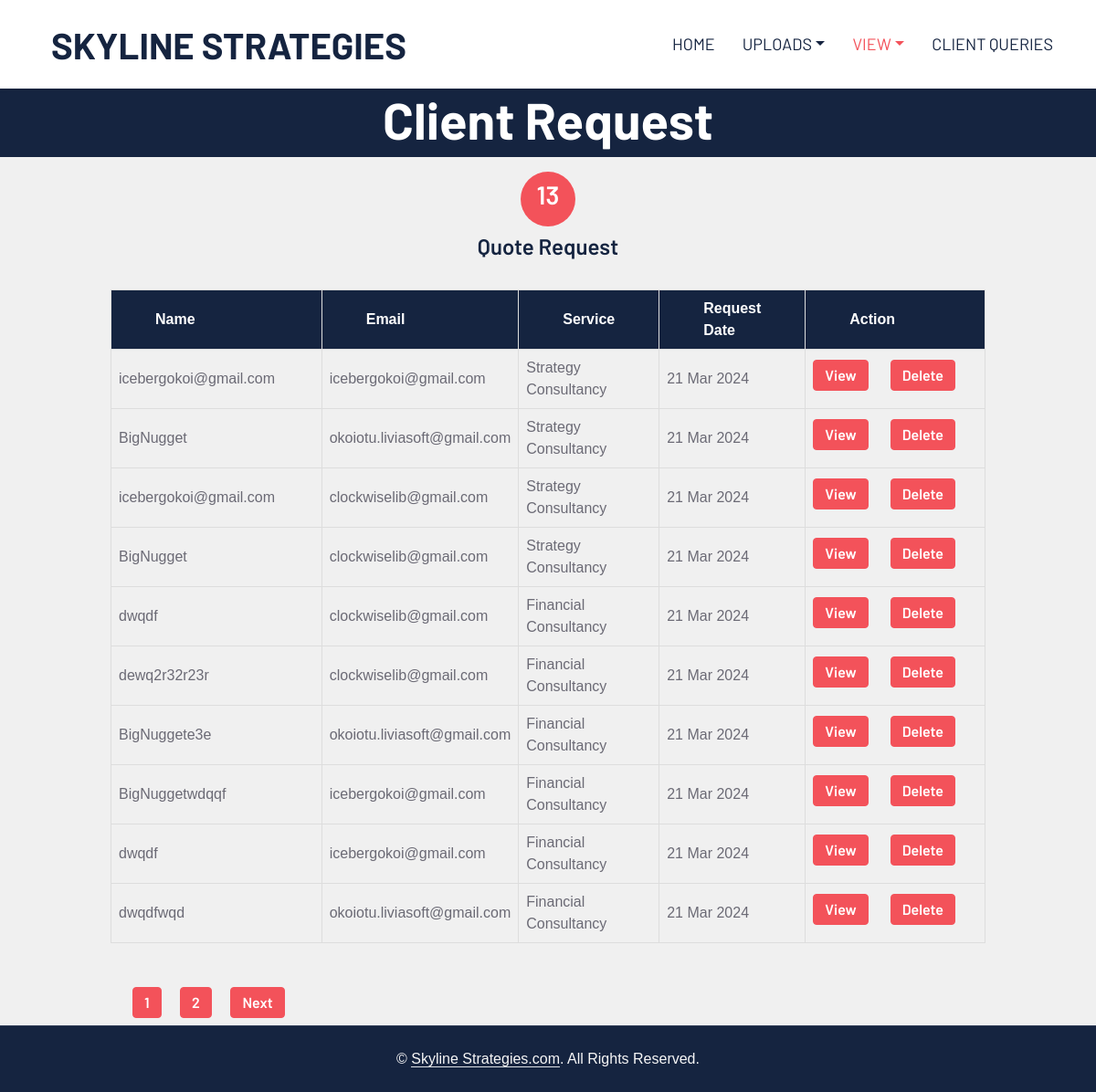
The page /admin/viewclientrequest.php on the database its author committed.
### tables this page shows
CREATE TABLE `quotes` (
  `quote_id` int(11) NOT NULL,
  `username` varchar(255) DEFAULT NULL,
  `email` varchar(255) DEFAULT NULL,
  `services` text DEFAULT NULL,
  `date` date NOT NULL DEFAULT current_timestamp()
);

### admin/include/viewclientrequest_inc.php (called while the page is built, shortened)
<?php
require_once "include/dbcon_inc.php";
try {
    $query = "SELECT * FROM quotes";
    $stmt = $pdo->query($query);
    $posts = $stmt->fetchAll(PDO::FETCH_ASSOC);
} catch (PDOException $m) {
    die("Query failed: " . $m->getMessage());
}
?>

### admin/viewclientrequest.php (the view, shortened to what this page needs)
<?php
require_once "include/viewclientrequest_inc.php";
?>
<!DOCTYPE html>
<html lang="en">
<head>
    <link href="https://cdnjs.cloudflare.com/ajax/libs/font-awesome/5.10.0/css/all.min.css" rel="stylesheet">
    <link href="https://cdn.jsdelivr.net/npm/bootstrap-icons@1.4.1/font/bootstrap-icons.css" rel="stylesheet">
    <link href="lib/owlcarousel/assets/owl.carousel.min.css" rel="stylesheet">
    <link href="css/bootstrap.min.css" rel="stylesheet">
    <link href="css/style.css" rel="stylesheet">
</head>
<body>
    <nav class="navbar navbar-expand-lg bg-white navbar-light shadow-sm px-5 py-3 py-lg-0">
        <a href="glory.php" class="navbar-brand p-0">
        <h1 class="m-0 text-uppercase"><i class="me-2"></i>skyline Strategies</h1>
        </a>
        <div class="collapse navbar-collapse" id="navbarCollapse">
            <div class="navbar-nav ms-auto py-0 me-n3">
                <a href="glory.php" class="nav-item nav-link ">Home</a>
                <div class="nav-item dropdown">
                    <a href="#" class="nav-link dropdown-toggle" data-bs-toggle="dropdown">Uploads</a>
                </div>
                <div class="nav-item dropdown">
                    <a href="#" class="nav-link dropdown-toggle active" data-bs-toggle="dropdown">View</a>
                </div>
                <a href="clientquery.php" class="nav-item nav-link ">Client Queries</a>
            </div>
        </div>
    </nav>
    <div class="container-fluid bg-dark">
        <div class="row">
            <div class="col-12 text-center">
                <h1 class="display-4 text-white">Client Request</h1>
            </div>
        </div>
    </div>
    <div class="container-fluid py-3 px-4">
        <div class="row g-5">
            <div class="col-12 text-center">
                <div class="d-flex align-items-center justify-content-center bg-primary text-white rounded-circle mb-2" style="width: 60px; height: 60px; margin: auto;">
                    <?php
                    $dsn = "mysql:host=localhost;dbname=skyline";
                    $dbusername = "root";
                    $dbpassword = "";
                    try {
                        $pdo = new PDO($dsn, $dbusername, $dbpassword);
                        $pdo->setAttribute(PDO::ATTR_ERRMODE, PDO::ERRMODE_EXCEPTION);
                    } catch (PDOException $e) {
                        echo "Connection failed: " . htmlspecialchars($e->getMessage());
                        exit;
                    }
                    try {
                        $stmt = $pdo->prepare("SELECT COUNT(*) AS request_count FROM quotes");
                        $stmt->execute();
                        $request_count = $stmt->fetchColumn();
                        echo '<h3 class="text-white">' . htmlspecialchars($request_count) . '</h3>';
                    } catch (PDOException $e) {
                        echo "Error: " . htmlspecialchars($e->getMessage());
                    }
                    ?>
                </div>
                <div>
                <h4>Quote Request</h4>
                </div>
            </div>
        </div>
    </div>
    <div class="row">
        <div class="col-lg-9 py-2 px-1 mx-auto">
            <div>
                <?php
                    $records_per_page = 10;
                    $total_records = count($posts);
                    $total_pages = ceil($total_records / $records_per_page);
                    $current_page = isset($_GET['page']) ? $_GET['page'] : 1;
                    $start_glory = ($current_page - 1) * $records_per_page;
                    $subset_posts = array_slice($posts, $start_glory, $records_per_page);
                ?>
                <form action="include/viewclientrequest_inc.php" method="post" class="row g-5">
                    <table>
                        <tr>
                            <th class="container-fluid bg-dark text-white">Name</th>
                            <th class="container-fluid bg-dark text-white">Email</th>
                            <th class="container-fluid bg-dark text-white">Service</th>
                            <th class="container-fluid bg-dark text-white">Request Date</th>
                            <th class="container-fluid bg-dark text-white">Action</th>
                        </tr>
                        <?php
                            foreach ($subset_posts as $m) {
                            ?>
                            <tr>
                                <td><?php echo $m['username']; ?></td>
                                <td><?php echo $m['email']; ?></td>
                                <td><?php echo $m['services']; ?></td>
                                <td><?php echo date('j M Y', strtotime($m['date'])); ?></td>
                                <td>
                                    <div class="d-flex mb-2">
                                        <a href="editpost.php?post_id=<?php echo $e['post_id']; ?>" class="btn btn-primary w-20 py-1 me-4 edit-btn" name="view_id">View</a>
                                        <button class="btn btn-primary w-20 py-1 me-4" type="submit" name="delete_id" value="<?php echo $e['post_id']; ?>">Delete</button>
                                    </div>
                                </td>
                            </tr>
                        <?php
                        }
                        ?>
                    </table>
                    <div clas="">
                        <?php if ($total_pages > 1): ?>
                            <div>
                                <?php for ($i = 1; $i <= $total_pages; $i++): ?>
                                    <?php if ($i == $current_page): ?>
                                        <span><button class="btn btn-primary w-20 py-1 me-3" type="button"><?php echo $i;?></button></span>
                                    <?php else: ?>
                                        <a href="?page=<?php echo $i; ?>"><button class="btn btn-primary w-20 py-1 me-3" type="button"><?php echo $i; ?></button></a>
                                    <?php endif; ?>
                                <?php endfor; ?>
                                <?php if ($current_page < $total_pages): ?>
                                    <a href="?page=<?php echo $current_page + 1; ?>"><button class="btn btn-primary w-20 py-1 me-3" type="button">Next</button></a>
                                <?php endif; ?>
                            </div>
                        <?php endif; ?>
                    </div>
                </form>
            </div>
        </div>
    </div>
    <div class="container-fluid bg-dark text-secondary text-center border-top py-4 px-5" style="border-color: rgba(256, 256, 256, .1) !important;">
        <p class="m-0">&copy; <a class="text-secondary border-bottom" href="glory.php">Skyline Strategies.com</a>. All Rights Reserved.
    </div>
</body>
</html>

### admin/css/style.css (style rules this page uses)
:root { --primary: #F3525A; --secondary: #F6F6F6; --light: #FFFFFF; --dark: #152440; }
h1, h2, .font-weight-bold { font-weight: 700 !important; }
h3, h4, .font-weight-semi-bold { font-weight: 600 !important; }
.btn { font-family: 'Barlow', sans-serif; font-weight: 600; transition: .5s; }
.btn-primary { color: #FFFFFF; }
.navbar-light .navbar-nav .nav-link { font-family: 'Barlow', sans-serif; padding: 35px 15px; font-size: 18px; text-transform: uppercase; color: var(--dark); outline: none; transition: .5s; }
.navbar-light .navbar-nav .nav-link:hover, .navbar-light .navbar-nav .nav-link.active { color: var(--primary); }

### admin/viewclientrequest.php (style rules this page uses)
body { font-family: Arial, sans-serif; background-color: #f0f0f0; margin: 0; padding: 0; }
h1 { text-align: center; }
table { width: 100%; border-collapse: collapse; margin-top: 20px; }
th, td { border: 1px solid #ddd; padding: 8px; text-align: left; }

### rows shown on the page
quotes: username "icebergokoi@gmail.com", email "icebergokoi@gmail.com", services "Strategy Consultancy", date "21 Mar 2024"
quotes: username "BigNugget", email "okoiotu.liviasoft@gmail.com", services "Strategy Consultancy", date "21 Mar 2024"
quotes: username "icebergokoi@gmail.com", email "clockwiselib@gmail.com", services "Strategy Consultancy", date "21 Mar 2024"
quotes: username "BigNugget", email "clockwiselib@gmail.com", services "Strategy Consultancy", date "21 Mar 2024"
quotes: username "dwqdf", email "clockwiselib@gmail.com", services "Financial Consultancy", date "21 Mar 2024"
quotes: username "dewq2r32r23r", email "clockwiselib@gmail.com", services "Financial Consultancy", date "21 Mar 2024"
quotes: username "BigNuggete3e", email "okoiotu.liviasoft@gmail.com", services "Financial Consultancy", date "21 Mar 2024"
quotes: username "BigNuggetwdqqf", email "icebergokoi@gmail.com", services "Financial Consultancy", date "21 Mar 2024"
quotes: username "dwqdf", email "icebergokoi@gmail.com", services "Financial Consultancy", date "21 Mar 2024"
quotes: username "dwqdfwqd", email "okoiotu.liviasoft@gmail.com", services "Financial Consultancy", date "21 Mar 2024"

### other values the page prints
$request_count "13"
